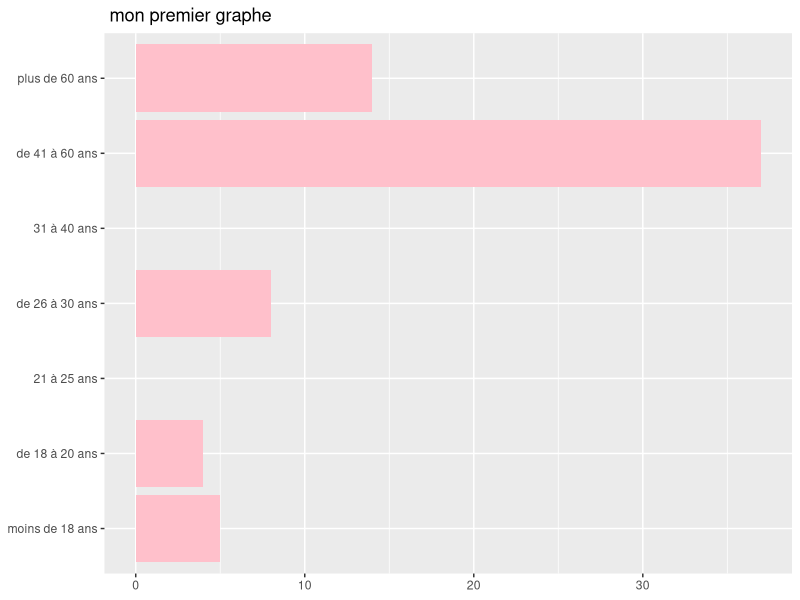
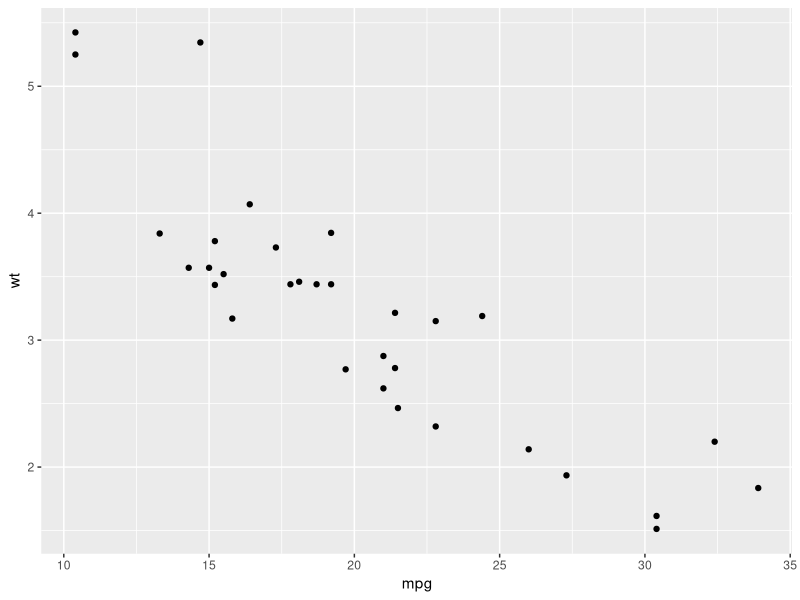
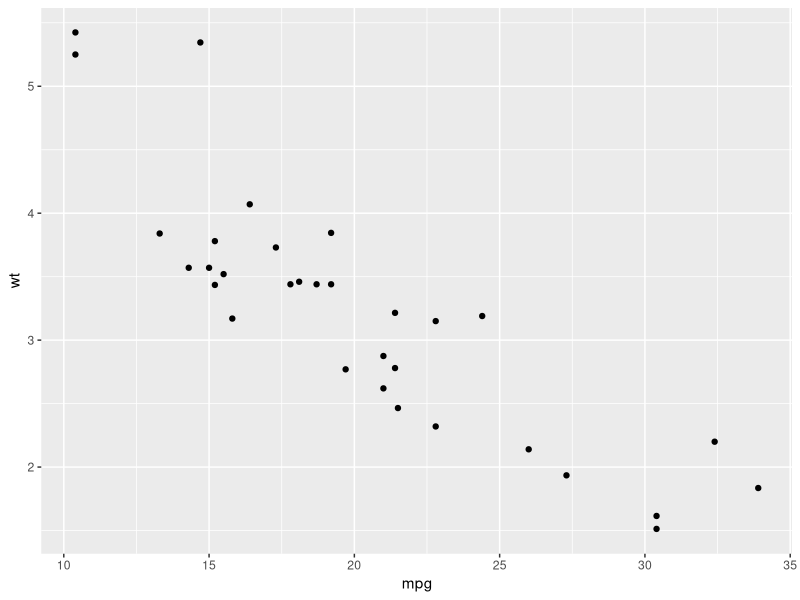

Source code (R) for these figures, in order:
## ---- chunk 1
#charger la tool box
library(tidyverse)
#importer le fichier 
df <- read_csv("MusicPlateform2.csv") %>%
  rename(Age=71)

df$Age <- factor(df$Age, ordered = TRUE, 
                                levels = c("moins de 18 ans", 
                                           "de 18 à 20 ans", 
                                           "21 à 25 ans", 
                                           "de 26 à 30 ans", 
                                           "31 à 40 ans",
                                           "de 41 à 60 ans",
                                           "plus de 60 ans"))
foo<- as.data.frame(table(df$Age))

ggplot(foo,aes(x=Var1, y=Freq))+
  geom_bar(stat="identity", fill="pink")+
  coord_flip()+
  labs(title=" mon premier graphe", x=NULL, y=NULL)


## ---- chunk 2

ggplot(mtcars, aes(mpg, wt)) +
  geom_point()

ggsave("G1.jpeg", plot=last_plot(), width = 28, height = 20, units = "cm")
